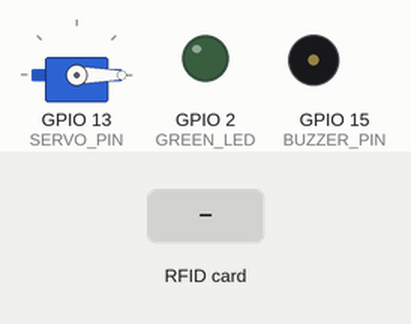
A sketch run on a simulated ESP32. Parts: servo, output pins drawn as LEDs (lit = HIGH), buzzer (waves = sounding, pin HIGH). Inputs (shaded band) come from the test bench.

Above: at 1.2 s.
1.3 s: RFID card 5E 7A 19 C4 held to the reader
At 2.0 s:
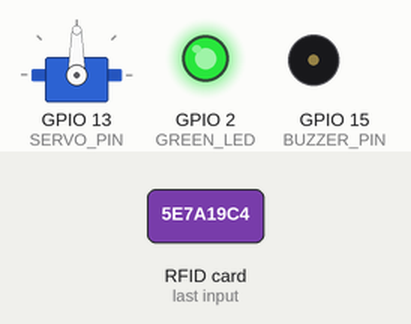
Timing chart, 0 to 4.3 s (numbered marks = the images above; inputs shaded):
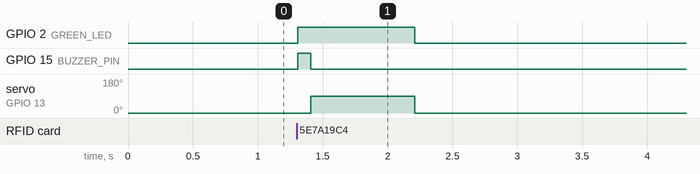

Measured:
- after the input at 1.3 s, GPIO 2 (GREEN_LED): LOW → HIGH at once, → LOW 0.90 s later; GPIO 15 (BUZZER_PIN): LOW → HIGH at once, → LOW 0.10 s later; servo on GPIO 13 (SERVO_PIN): 0° → 90° after 0.11 s, → 0° 0.80 s later

The sketch:

ESP32_RFID_BUZZER.ino
```cpp
#include <SPI.h>
#include <MFRC522.h>
#include <ESP32Servo.h>

// ---------- RFID ----------
#define SS_PIN   5
#define RST_PIN  22
MFRC522 rfid(SS_PIN, RST_PIN);

// ---------- OUTPUTS ----------
#define GREEN_LED   2
#define SERVO_PIN  13
#define BUZZER_PIN 15   // ACTIVE BUZZER

Servo lockServo;

void setup() {
  pinMode(GREEN_LED, OUTPUT);
  pinMode(BUZZER_PIN, OUTPUT);

  digitalWrite(GREEN_LED, LOW);
  digitalWrite(BUZZER_PIN, LOW);

  SPI.begin();
  rfid.PCD_Init();

  lockServo.attach(SERVO_PIN);
  lockServo.write(0);   // Locked position
}

void loop() {
  // Wait for card
  if (!rfid.PICC_IsNewCardPresent()) return;
  if (!rfid.PICC_ReadCardSerial()) return;

  // ---- FEEDBACK ----
  digitalWrite(GREEN_LED, HIGH);

  digitalWrite(BUZZER_PIN, HIGH);
  delay(100);
  digitalWrite(BUZZER_PIN, LOW);

  lockServo.write(90);     // Unlock
  delay(800);
  lockServo.write(0);      // Lock back

  digitalWrite(GREEN_LED, LOW);

  rfid.PICC_HaltA();
}
```
